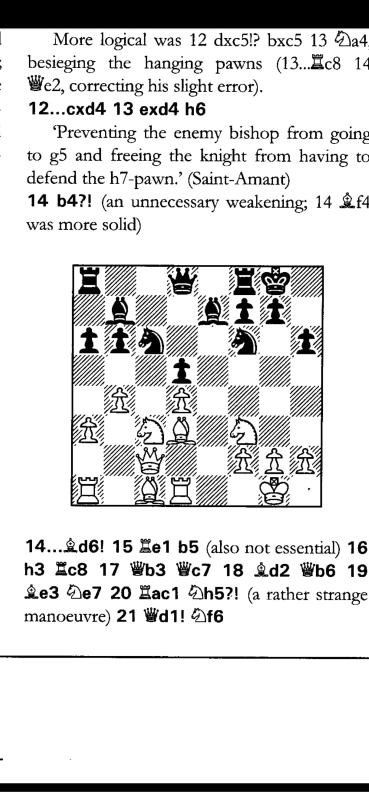
#> input picture docu.jpeg, 738 x 1600 px, found by its file name (shown at 1/2 size)
$ python main.py
#> lines starting #> are read from the running program, lines starting #| are printed output that depends on the picture; after the words box and inside, x2 and y2 are one past the last pixel; in counts of white or black regions, pixels touching at a corner belong together
import cv2 as cv
import imutils


image=cv.imread("Docu.jpeg")
#> image is the input picture: shape (1600, 738, 3); min 0, max 255, mean 217.3
image=imutils.resize(image,height=400,width=400)
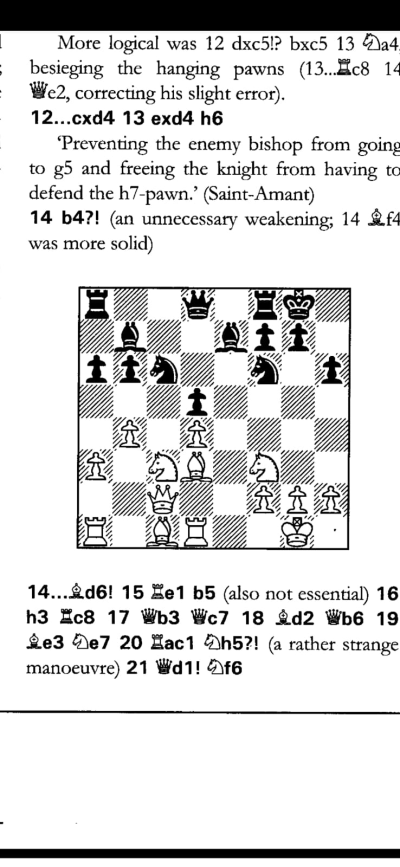
#> image: shape (867, 400, 3); min 0, max 255, mean 217.3
img=cv.Canny(image,2,10,)
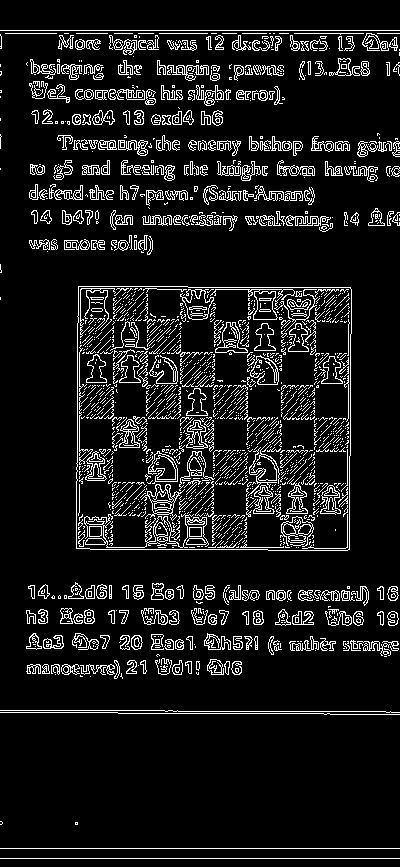
#> img: shape (867, 400); 9.9% white in thin lines or dots
cv.imshow("sh",img)
croppedlis=[]
contours, hierarchy = cv.findContours(img,cv.RETR_EXTERNAL,cv.CHAIN_APPROX_NONE)
#> contours = 505 contours, 310 with area under 20; largest, box (x1, y1, x2, y2) and area: (76, 286, 352, 551) 71698, (329, 58, 360, 76) 236, (92, 110, 115, 125) 196, (118, 140, 148, 156) 193, (277, 160, 315, 176) 188
for cnt in contours:
    area = cv.contourArea(cnt)
    if area > (img.shape[0] * img.shape[1] * 2 / 10):   #IMPORTANT:add square condition
        cv.drawContours(image, cnt, -1, (255, 100, 100), 3)
        peri = cv.arcLength(cnt, True)
        approx = cv.approxPolyDP(cnt, 0.02 * peri, False)   #getting the boounding box
        x,y,w,h = cv.boundingRect(approx)
        croppedlis.append(image[y:y+h, x:x+w])

    print(area)
#> this loop made 505 passes
#> (area, peri, x, y, w, h) on pass 152: (71698.5, 1076, 76, 286, 275, 264)
#> area on passes 17, 18, 20, 21, 23, 24: 65.5, 128, 50, 73.5, 45, 23
#| 0.0
#| 0.0
#| 4.0
#| 0.0
#| 0.0
#| 0.0
#| 0.0
#| 0.5
#> (further printed lines are left out)
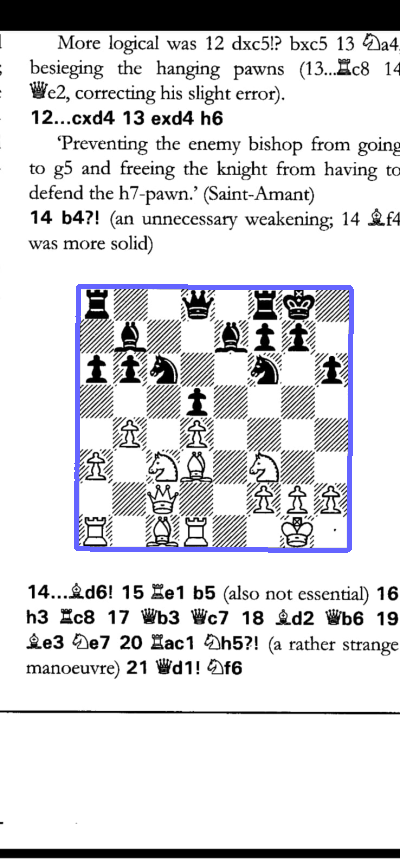
#> image: shape (867, 400, 3); 1.54% of pixels changed, all inside (x1, y1, x2, y2) = (74, 284, 354, 553)
#> after the loop, croppedlis = 1 item
cv.imshow("shs",image)
for i in range(len(croppedlis)):
    cv.imshow(str(i),croppedlis[i])
#> this loop made 1 pass
#> pass 1, `cv.imshow(str(i),croppedlis[i])`:
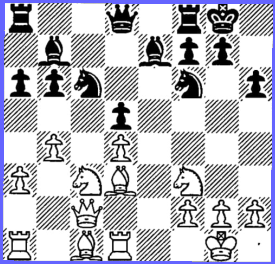
#> window '0': shape (264, 275, 3); mean B, G, R 195, 187.4, 187.4
cv.waitKey(0)
